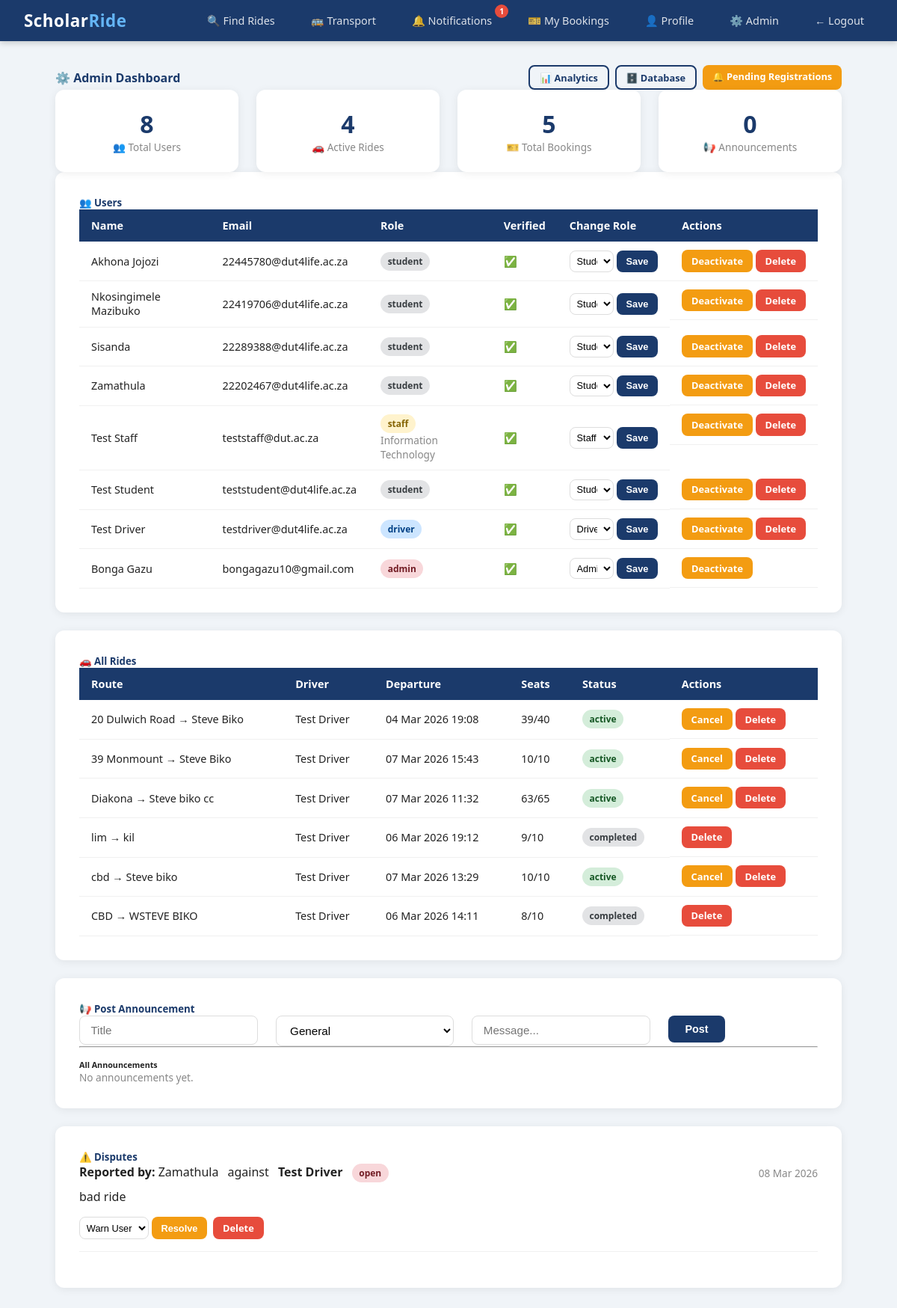
Page /admin (signed in) on the earlier database version.
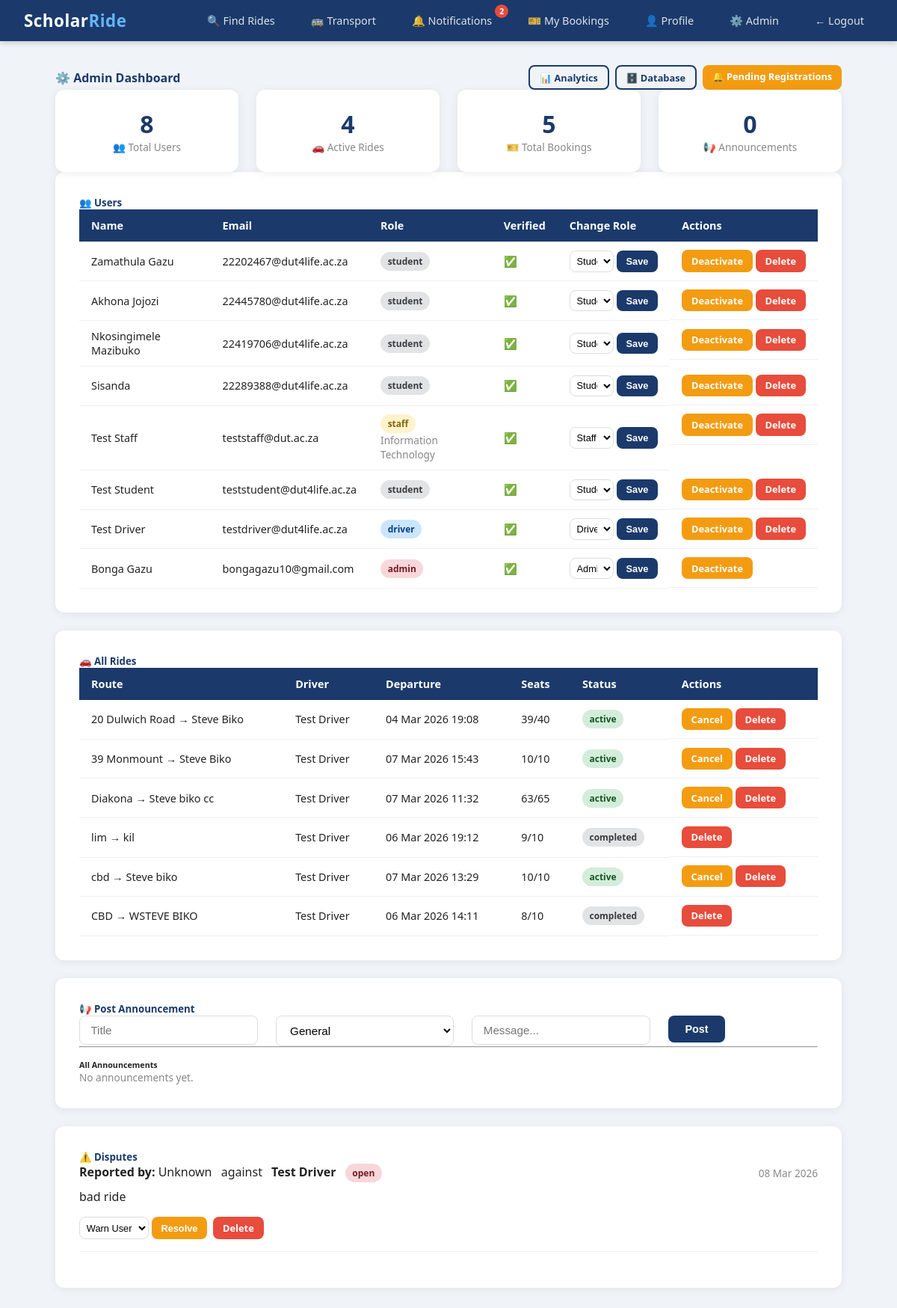
Same page on the later database version.
### scholar_ride/models.py (models this page shows)
class User(db.Model, UserMixin):
    id = db.Column(db.Integer, primary_key=True)
    student_number = db.Column(db.String(20), unique=True, nullable=True)
    staff_number = db.Column(db.String(20), unique=True, nullable=True)
    full_name = db.Column(db.String(100), nullable=False)
    email = db.Column(db.String(120), unique=True, nullable=False)
    phone = db.Column(db.String(20), nullable=False)
    password_hash = db.Column(db.String(128), nullable=False)
    role = db.Column(db.String(20), default='student')
    department = db.Column(db.String(100), nullable=True)
    verified = db.Column(db.Boolean, default=False)
    approval_status = db.Column(db.String(20), default='pending')
    otp = db.Column(db.String(6), nullable=True)
    created_at = db.Column(db.DateTime, default=datetime.utcnow)
    rides = db.relationship('Ride', backref='driver', lazy=True)
    bookings = db.relationship('Booking', backref='student', lazy=True)

class Ride(db.Model):
    id = db.Column(db.Integer, primary_key=True)
    driver_id = db.Column(db.Integer, db.ForeignKey('user.id'), nullable=False)
    origin = db.Column(db.String(200), nullable=False)
    destination = db.Column(db.String(200), nullable=False)
    departure_time = db.Column(db.DateTime, nullable=False)
    available_seats = db.Column(db.Integer, nullable=False)
    total_seats = db.Column(db.Integer, nullable=False)
    status = db.Column(db.String(20), default='active')
    created_at = db.Column(db.DateTime, default=datetime.utcnow)
    bookings = db.relationship('Booking', backref='ride', lazy=True)

class Dispute(db.Model):
    id = db.Column(db.Integer, primary_key=True)
    reported_by = db.Column(db.Integer, db.ForeignKey('user.id'), nullable=False)
    reported_user = db.Column(db.Integer, db.ForeignKey('user.id'), nullable=False)
    ride_id = db.Column(db.Integer, db.ForeignKey('ride.id'), nullable=True)
    description = db.Column(db.Text, nullable=False)
    status = db.Column(db.String(20), default='open')
    created_at = db.Column(db.DateTime, default=datetime.utcnow)
    reported_by_user = db.relationship('User', foreign_keys=[reported_by])
    reported_against_user = db.relationship('User', foreign_keys=[reported_user])

### scholar_ride/routes/admin.py (the view)
@admin.route('/admin')
@login_required
@admin_required
def dashboard():
    users = User.query.order_by(User.created_at.desc()).all()
    announcements = Announcement.query.order_by(Announcement.created_at.desc()).all()
    all_rides = Ride.query.order_by(Ride.created_at.desc()).all()
    disputes = Dispute.query.order_by(Dispute.created_at.desc()).all()
    total_users = User.query.count()
    active_rides = Ride.query.filter_by(status='active').count()
    total_bookings = Booking.query.count()
    total_announcements = Announcement.query.count()
    pending_count = User.query.filter_by(approval_status='pending').count()
    return render_template('admin/dashboard.html',
                           users=users,
                           announcements=announcements,
                           all_rides=all_rides,
                           disputes=disputes,
                           total_users=total_users,
                           active_rides=active_rides,
                           total_bookings=total_bookings,
                           total_announcements=total_announcements,
                           pending_count=pending_count)

### scholar_ride/templates/admin/dashboard.html (shortened to what this page needs)
{% extends "base.html" %}
{% block content %}
<div class="d-flex justify-between align-center mb-4">
    <h4 style="color:#1B3A6B; margin:0;">⚙️ Admin Dashboard</h4>
    <div class="d-flex gap-1">
        <a href="/admin/analytics" class="btn btn-outline btn-sm">📊 Analytics</a>
        <a href="/admin/database" class="btn btn-outline btn-sm">🗄️ Database</a>
        <a href="/admin/registrations" class="btn btn-warning btn-sm">🔔 Pending Registrations</a>
    </div>
</div>
<div class="row mb-4">
    <div class="col">
        <div class="stat-card">
            <div class="stat-number">{{ total_users }}</div>
            <div class="stat-label">👥 Total Users</div>
        </div>
    </div>
    <div class="col">
        <div class="stat-card">
            <div class="stat-number">{{ active_rides }}</div>
            <div class="stat-label">🚗 Active Rides</div>
        </div>
    </div>
    <div class="col">
        <div class="stat-card">
            <div class="stat-number">{{ total_bookings }}</div>
            <div class="stat-label">🎫 Total Bookings</div>
        </div>
    </div>
    <div class="col">
        <div class="stat-card">
            <div class="stat-number">{{ total_announcements }}</div>
            <div class="stat-label">📢 Announcements</div>
        </div>
    </div>
</div>
<div class="card p-3 mb-4">
    <h5 style="color:#1B3A6B;" class="mb-3">👥 Users</h5>
    <div style="overflow-x:auto;">
        <table>
            <thead>
                <tr>
                    <th>Name</th>
                    <th>Email</th>
                    <th>Role</th>
                    <th>Verified</th>
                    <th>Change Role</th>
                    <th>Actions</th>
                </tr>
            </thead>
            <tbody>
                {% for user in users %}
                <tr>
                    <td>{{ user.full_name }}</td>
                    <td>{{ user.email }}</td>
                    <td>
                        <span class="badge
                            {% if user.role == 'admin' %}badge-danger
                            {% elif user.role == 'driver' %}badge-primary
                            {% elif user.role == 'staff' %}badge-warning
                            {% else %}badge-secondary{% endif %}">
                            {{ user.role }}
                        </span>
                        {% if user.department %}
                        <br><small class="text-muted">{{ user.department }}</small>
                        {% endif %}
                    </td>
                    <td>{% if user.verified %}✅{% else %}❌{% endif %}</td>
                    <td>
                        <form method="POST"
                              action="/admin/users/{{ user.id }}/role"
                              style="display:flex; gap:4px;">
                            <select name="role" class="form-control" style="padding:0.3rem; font-size:0.8rem;">
                                <option value="student" {% if user.role == 'student' %}selected{% endif %}>Student</option>
                                <option value="staff" {% if user.role == 'staff' %}selected{% endif %}>Staff</option>
                                <option value="driver" {% if user.role == 'driver' %}selected{% endif %}>Driver</option>
                                <option value="admin" {% if user.role == 'admin' %}selected{% endif %}>Admin</option>
                            </select>
                            <button type="submit" class="btn btn-sm btn-primary">Save</button>
                        </form>
                    </td>
                    <td style="display:flex; gap:4px;">
                        <a href="/admin/users/{{ user.id }}/toggle"
                           class="btn btn-sm btn-warning">
                            {% if user.verified %}Deactivate{% else %}Activate{% endif %}
                        </a>
                        {% if user.id != current_user.id %}
                        <a href="/admin/users/{{ user.id }}/delete"
                           class="btn btn-sm btn-danger"
                           onclick="return confirm('Delete {{ user.full_name }}?')">
                            Delete
                        </a>
                        {% endif %}
                    </td>
                </tr>
                {% endfor %}
            </tbody>
        </table>
    </div>
</div>
<div class="card p-3 mb-4">
    <h5 style="color:#1B3A6B;" class="mb-3">🚗 All Rides</h5>
    <div style="overflow-x:auto;">
        <table>
            <thead>
                <tr>
                    <th>Route</th>
                    <th>Driver</th>
                    <th>Departure</th>
                    <th>Seats</th>
                    <th>Status</th>
                    <th>Actions</th>
                </tr>
            </thead>
            <tbody>
                {% for ride in all_rides %}
                <tr>
                    <td>{{ ride.origin }} → {{ ride.destination }}</td>
                    <td>{{ ride.driver.full_name }}</td>
                    <td>{{ ride.departure_time.strftime('%d %b %Y %H:%M') }}</td>
                    <td>{{ ride.available_seats }}/{{ ride.total_seats }}</td>
                    <td>
                        <span class="badge
                            {% if ride.status == 'active' %}badge-success
                            {% elif ride.status == 'cancelled' %}badge-danger
                            {% elif ride.status == 'delayed' %}badge-warning
                            {% else %}badge-secondary{% endif %}">
                            {{ ride.status }}
                        </span>
                    </td>
                    <td style="display:flex; gap:4px;">
                        {% if ride.status == 'active' %}
                        <a href="/admin/rides/{{ ride.id }}/cancel"
                           class="btn btn-sm btn-warning"
                           onclick="return confirm('Cancel this ride?')">
                            Cancel
                        </a>
                        {% endif %}
                        <a href="/admin/rides/{{ ride.id }}/delete"
                           class="btn btn-sm btn-danger"
                           onclick="return confirm('Delete this ride?')">
                            Delete
                        </a>
                    </td>
                </tr>
                {% endfor %}
            </tbody>
        </table>
    </div>
</div>
<div class="card p-3 mb-4">
    <h5 style="color:#1B3A6B;" class="mb-3">📢 Post Announcement</h5>
    <form method="POST" action="/admin/announcements">
        <div class="row">
            <div class="col">
                <input type="text" name="title" class="form-control"
                       placeholder="Title" required>
            </div>
            <div class="col">
                <select name="category" class="form-control">
                    <option value="general">General</option>
                </select>
            </div>
            <div class="col">
                <input type="text" name="body" class="form-control"
                       placeholder="Message..." required>
            </div>
            <div class="col" style="flex:0 0 auto;">
                <button type="submit" class="btn btn-primary">Post</button>
            </div>
        </div>
    </form>
    <hr>
    <h6 class="mt-2">All Announcements</h6>
    {% if announcements %}
        {% for ann in announcements %}
        <div class="d-flex justify-between align-center" style="border-bottom:1px solid #f0f0f0; padding:0.75rem 0;">
            <div>
                <strong>{{ ann.title }}</strong>
                <span class="badge ms-1
                    {% if ann.category == 'breakdown' %}badge-danger
                    {% elif ann.category == 'delay' %}badge-warning
                    {% elif ann.category == 'cancellation' %}badge-danger
                    {% else %}badge-info{% endif %}">
                    {{ ann.category }}
                </span>
                <p class="mb-0 text-muted">{{ ann.body }}</p>
                <small class="text-muted">{{ ann.created_at.strftime('%d %b %Y %H:%M') }}</small>
            </div>
            <a href="/admin/announcements/{{ ann.id }}/delete"
               class="btn btn-sm btn-danger"
               onclick="return confirm('Delete this announcement?')">
                Delete
            </a>
        </div>
        {% endfor %}
    {% else %}
        <p class="text-muted">No announcements yet.</p>
    {% endif %}
</div>
<div class="card p-3 mb-4">
    <h5 style="color:#1B3A6B;" class="mb-3">⚠️ Disputes</h5>
    {% if disputes %}
        {% for dispute in disputes %}
        <div style="border-bottom:1px solid #f0f0f0; padding-bottom:1rem; margin-bottom:1rem;">
            <div class="d-flex justify-between align-center">
                <div>
                    <strong>Reported by:</strong>
                    {{ dispute.reported_by_user.full_name if dispute.reported_by_user else 'Unknown' }}
                    <span style="margin:0 0.5rem;">against</span>
                    <strong>{{ dispute.reported_against_user.full_name if dispute.reported_against_user else 'Unknown' }}</strong>
                    <span class="badge {% if dispute.status == 'open' %}badge-danger{% else %}badge-success{% endif %}" style="margin-left:0.5rem;">
                        {{ dispute.status }}
                    </span>
                </div>
                <small class="text-muted">{{ dispute.created_at.strftime('%d %b %Y') }}</small>
            </div>
            <p class="mt-1 mb-2">{{ dispute.description }}</p>
            <div class="d-flex gap-1">
                {% if dispute.status == 'open' %}
                <form method="POST" action="/admin/disputes/{{ dispute.id }}/resolve" style="display:flex; gap:4px;">
                    <select name="action" class="form-control" style="padding:0.3rem; font-size:0.8rem; width:auto;">
                        <option value="warn">Warn User</option>
                    </select>
                    <button type="submit" class="btn btn-sm btn-warning">Resolve</button>
                </form>
                {% endif %}
                <a href="/admin/disputes/{{ dispute.id }}/delete"
                   class="btn btn-sm btn-danger"
                   onclick="return confirm('Delete this dispute?')">
                    Delete
                </a>
            </div>
        </div>
        {% endfor %}
    {% else %}
        <p class="text-muted">No disputes reported yet.</p>
    {% endif %}
</div>
{% endblock %}

### scholar_ride/templates/base.html (shortened to what this page needs)
<!DOCTYPE html>
<html lang="en">
<head>
</head>
<body>
    <nav class="navbar">
        <a class="navbar-brand" href="/rides">Scholar<span>Ride</span></a>
        <ul class="nav-links" id="navLinks">
            {% if current_user and current_user.is_authenticated %}
                <li><a href="/rides">🔍 Find Rides</a></li>
                <li><a href="/transport">🚌 Transport</a></li>
                <li>
                    <a href="/notifications" style="position:relative;">
                        🔔 Notifications
                        {% if unread_count > 0 %}
                        <span style="
                            position:absolute;
                            top:-6px;
                            right:-10px;
                            background:#e74c3c;
                            color:white;
                            border-radius:50%;
                            font-size:0.65rem;
                            font-weight:700;
                            width:18px;
                            height:18px;
                            display:flex;
                            align-items:center;
                            justify-content:center;">
                            {{ unread_count }}
                        </span>
                        {% endif %}
                    </a>
                </li>
                {% if current_user.role == 'student','staff' %}
                <li><a href="/bookings/my">🎫 My Bookings</a></li>
                {% endif %}
                <li><a href="/profile">👤 Profile</a></li>
                {% if current_user.role == 'admin' %}
                <li><a href="/admin">⚙️ Admin</a></li>
                {% endif %}
                <li><a href="/logout">← Logout</a></li>
            {% else %}
                <li><a href="/login">Login</a></li>
                <li><a href="/register">Register</a></li>
            {% endif %}
        </ul>
    </nav>
    <div class="container">
        {% block content %}{% endblock %}
    </div>
</body>
</html>

Differences in the rows shown:
removed User: full_name "Zamathula", email "22202467@dut4life.ac.za", role "student", role "Student", verified "Deactivate"
added User: full_name "Zamathula Gazu", email "22202467@dut4life.ac.za", role "student", role "Student", verified "Deactivate"
computed for Dispute "bad ride": reported_by_user "Zamathula" → "Unknown"
Other differences:
{{ unread_count }}: "1" → "2"
